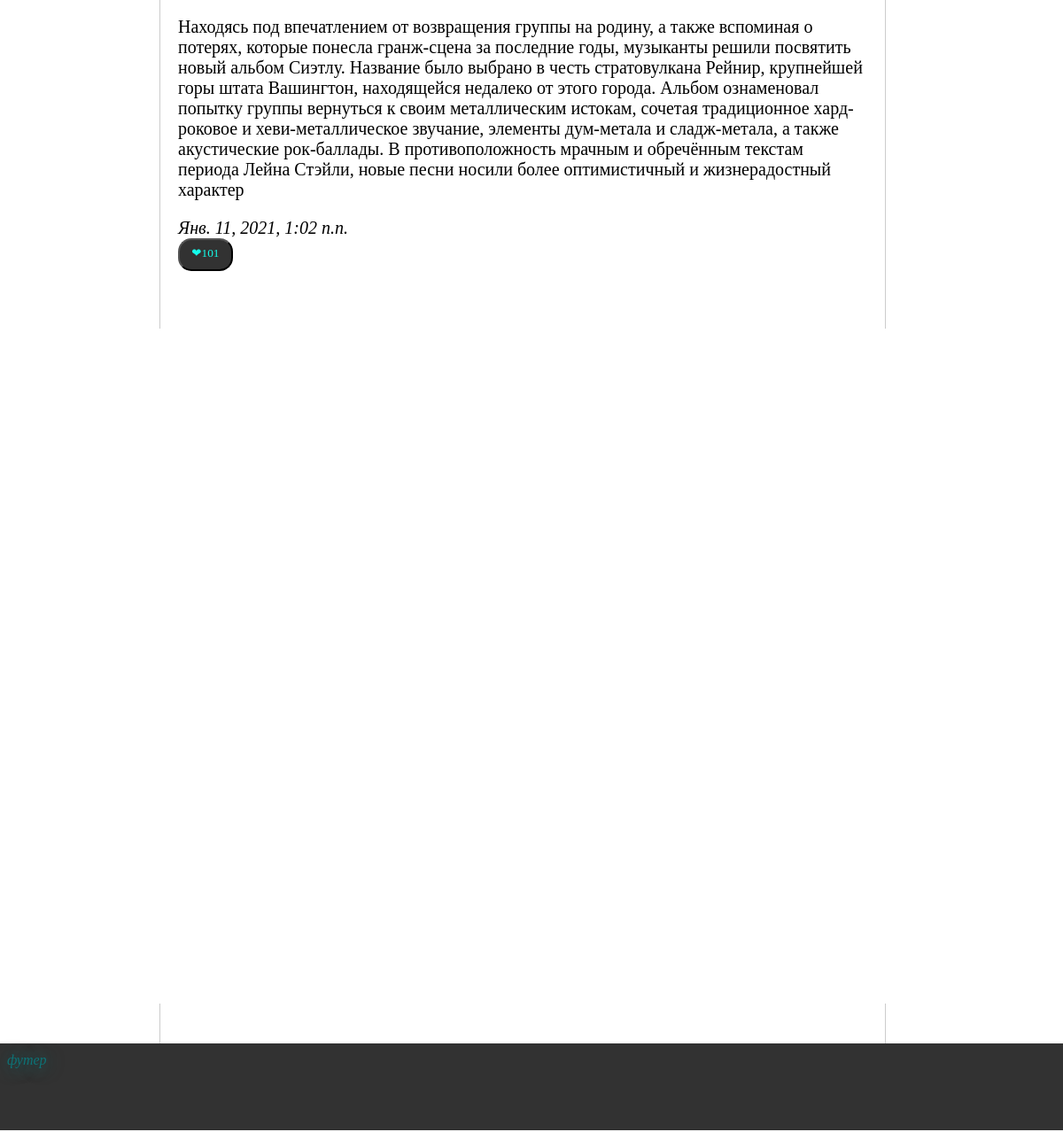
/blog/ (lower part), run on an earlier commit of the app's database.
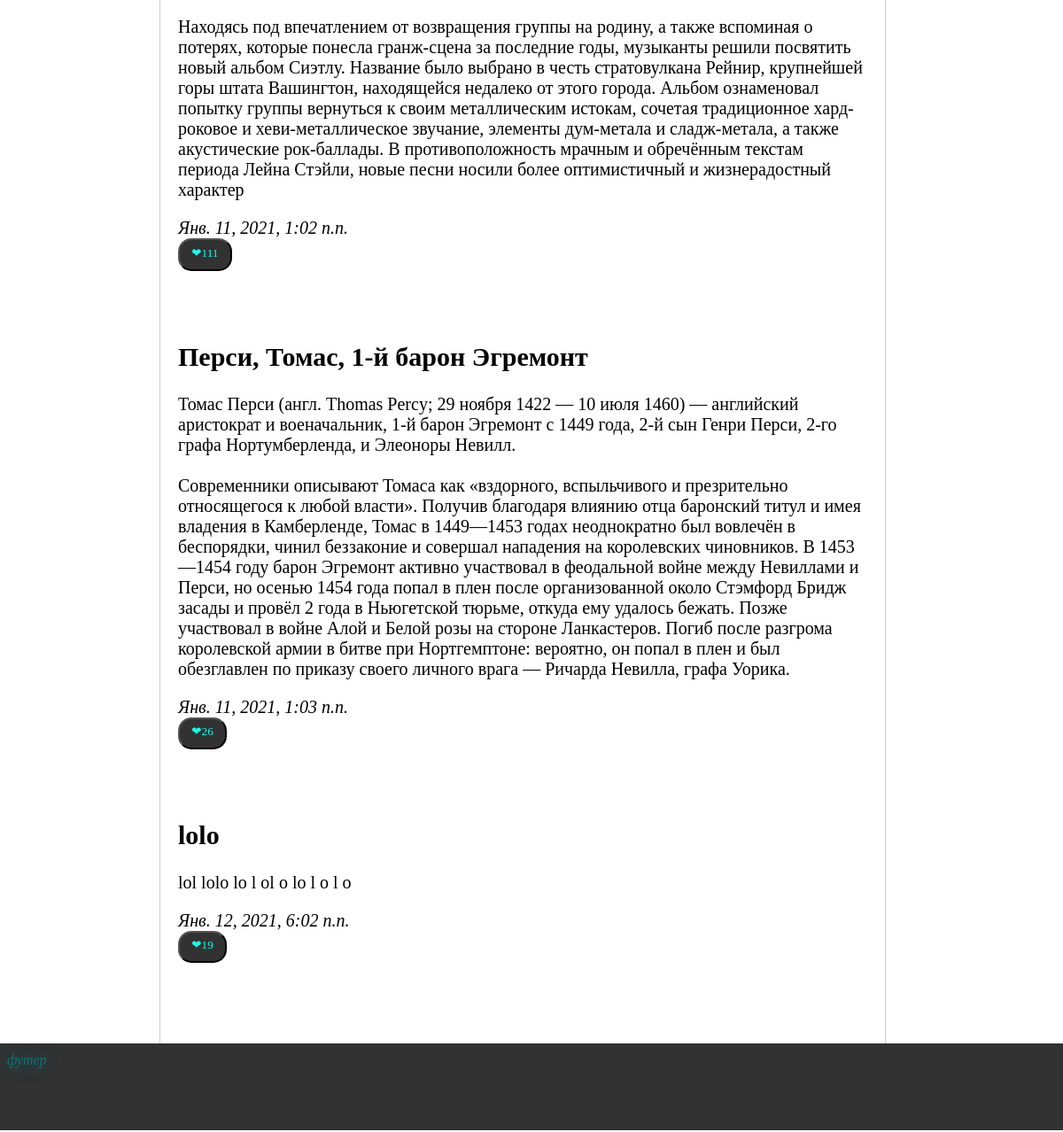
And on a later commit of the database.
### app1/models.py (models this page shows, shortened)
class Blog(models.Model):
	name_blog = models.CharField('название', max_length=200)
	text_blog = models.TextField('текст поста')
	time = models.DateTimeField('дата')
	like = models.IntegerField(default='0')
	class Meta:
		verbose_name = 'пост'
		verbose_name_plural = 'посты'

### app1/views.py (the view)
# urls.py: path(r'blog/', blog, name='blog'),
def blog(request):
	blog = Blog.objects.all()
	info = Info.objects.all()
	return render(request, 'base.html', {'blog' : blog, 'info' : info})

### templates/base.html (shortened to what this page needs)
{% extends "home.html" %}
{% block lsaidber %}
{% for blog in blog %}
	<a href="/blog/{{ blog.id }}">
		<div class="text_content">
			<h2>{{ blog.name_blog }}</h2>
			<p>{{ blog.text_blog|linebreaksbr }}</p>
			<address>{{ blog.time }}</address>
			<form action="{% url 'like_blog' blog.pk %}" method="POST">
				<button type="submit" name="blog_id" value="{{ blog.id }}">❤{{ blog.like }}</button>
			</form>
		</div>
	</a>
{% endfor %}
{% endblock %}

What changed in the data, as far as the page shows it:
changed Blog "Янв. 11, 2021, 1:02 п.п.": like "101" → "111"
now on this page (row edited): Blog: name_blog "Перси, Томас, 1-й барон Эгремонт", text_blog "Томас Перси (англ. Thomas Percy; 29 ноября 1422 — 10 июля 1460) — английский аристократ и военачальник, 1-й барон Эгремонт с 1449 года, 2-й сын Генри Перси, 2-го графа Нортумберленда, и Элеоноры Невилл. Современники описывают Томаса как «вздорного, вспыльчивого и презрительно относящегося к любой власти». Получив благодаря влиянию отца баронский титул и имея владения в Камберленде, Томас в 1449—1453 годах неоднократно был вовлечён в беспорядки, чинил беззаконие и совершал нападения на королевских чиновников. В 1453—1454 году барон Эгремонт активно участвовал в феодальной войне между Невиллами и Перси, но осенью 1454 года попал в плен после организованной около Стэмфорд Бридж засады и провёл…", time "Янв. 11, 2021, 1:03 п.п.", {{ blog.id }} 10 (drawn), like "26"
now on this page (row edited): Blog: name_blog "lolo", text_blog "lol lolo lo l ol o lo l o l o", time "Янв. 12, 2021, 6:02 п.п.", {{ blog.id }} 11 (drawn), like "19"
